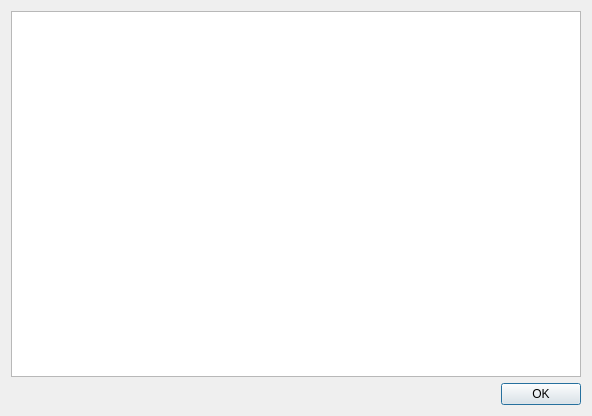
<?xml version="1.0" encoding="UTF-8"?>
<ui version="4.0">
 <class>LicenseWindow</class>
 <widget class="QDialog" name="LicenseWindow">
  <property name="geometry">
   <rect>
    <x>0</x>
    <y>0</y>
    <width>592</width>
    <height>416</height>
   </rect>
  </property>
  <property name="windowTitle">
   <string>License Info</string>
  </property>
  <layout class="QVBoxLayout" name="verticalLayout">
   <item>
    <widget class="QTextEdit" name="txt_license">
     <property name="font">
      <font>
       <pointsize>10</pointsize>
      </font>
     </property>
     <property name="lineWrapMode">
      <enum>QTextEdit::NoWrap</enum>
     </property>
     <property name="readOnly">
      <bool>true</bool>
     </property>
    </widget>
   </item>
   <item>
    <widget class="QDialogButtonBox" name="buttonBox">
     <property name="orientation">
      <enum>Qt::Horizontal</enum>
     </property>
     <property name="standardButtons">
      <set>QDialogButtonBox::Ok</set>
     </property>
    </widget>
   </item>
  </layout>
 </widget>
 <resources/>
 <connections>
  <connection>
   <sender>buttonBox</sender>
   <signal>accepted()</signal>
   <receiver>LicenseWindow</receiver>
   <slot>accept()</slot>
   <hints>
    <hint type="sourcelabel">
     <x>227</x>
     <y>282</y>
    </hint>
    <hint type="destinationlabel">
     <x>157</x>
     <y>274</y>
    </hint>
   </hints>
  </connection>
 </connections>
</ui>
